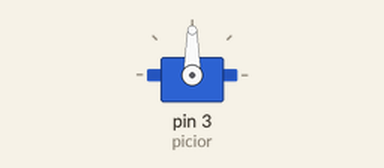
Simulated run of this sketch. Board: Arduino Uno, built with avr-gcc and run on an emulated ATmega328P. On the bench: servo.

Above: at 0.05 s.
Timing chart, 0 to 4.6 s (numbered marks = the images above):
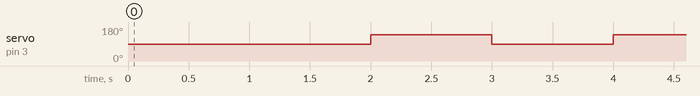

Measured:
- by itself, servo on pin 3 (picior): alternates 140° for 1.0 s and 90° for 1.0 s

The sketch:

test_servo.ino
```cpp
#include <Servo.h>
Servo picior;
void setup() {
  // put your setup code here, to run once:
    picior.attach(3);
    picior.write(90);
}

void loop() {
  // put your main code here, to run repeatedly:
    delay(1000);
  picior.write(90);
  delay(1000);
  picior.write(140);
}
```
